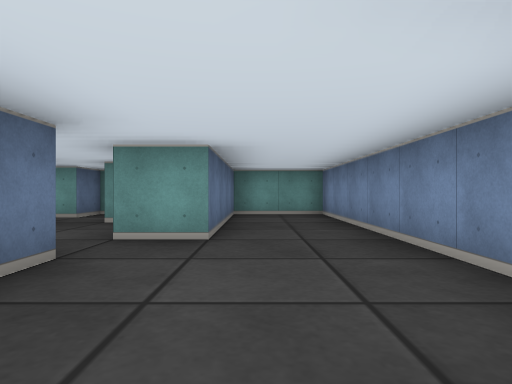
View 1 (above)

16 first-person views from a walk through a cub3D level. The camera is about half as high as the walls, looks level and sees 75° across. The floor is counted in squares. Each view is taken from the middle of a square. On the plan, view 1 faces up. The plan holds only what a view shows up to about 9 squares ahead; the rest is blank.

View 2
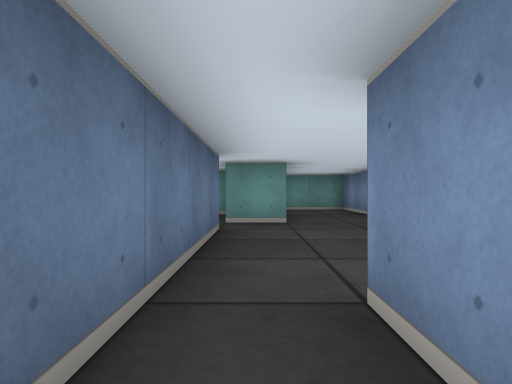

View 3
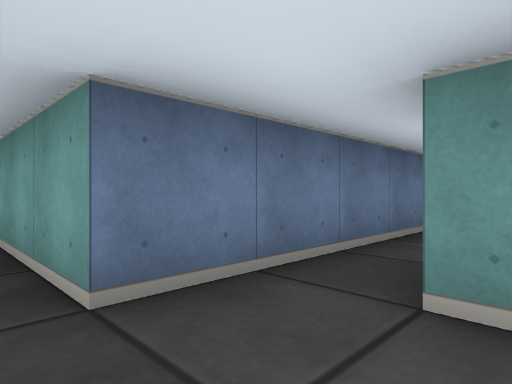

View 4
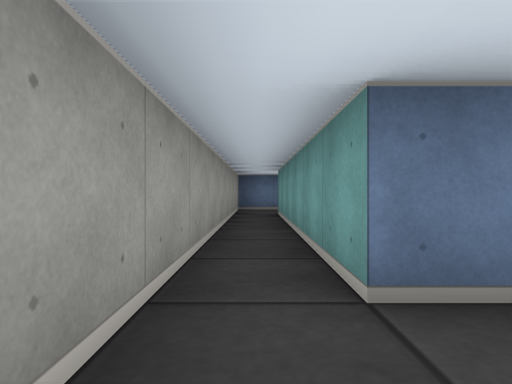

View 5
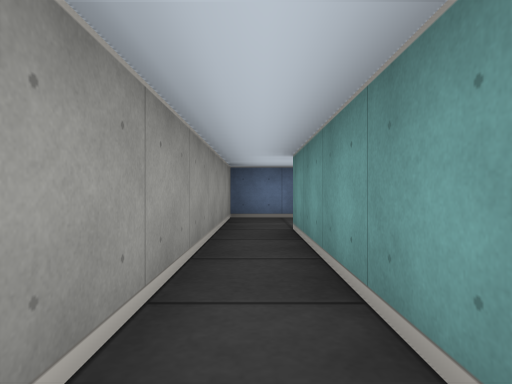

View 6
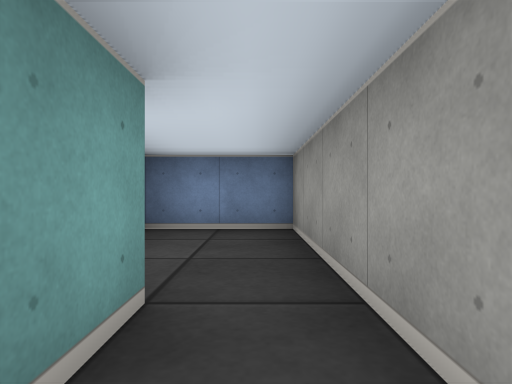

View 7
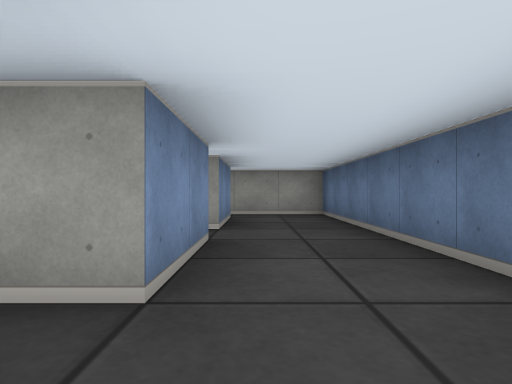

View 8
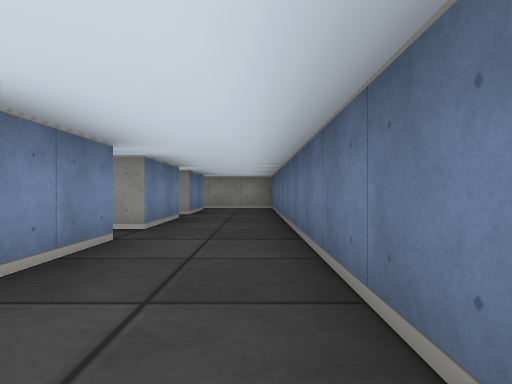

View 9
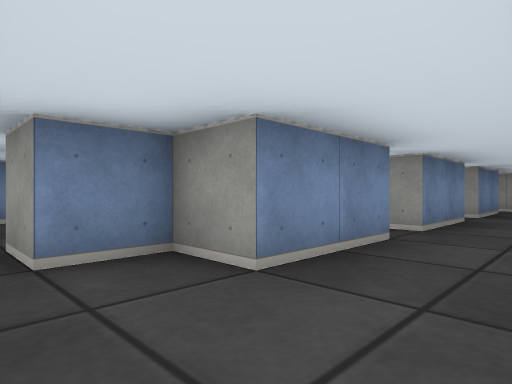

View 10
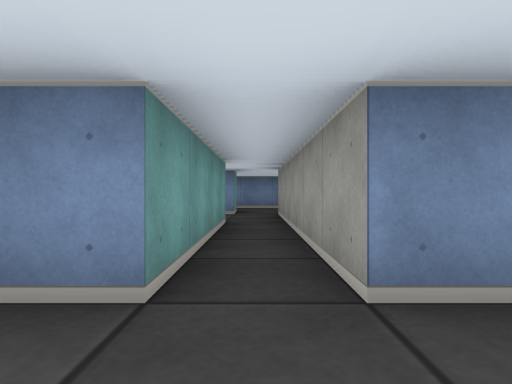

View 11
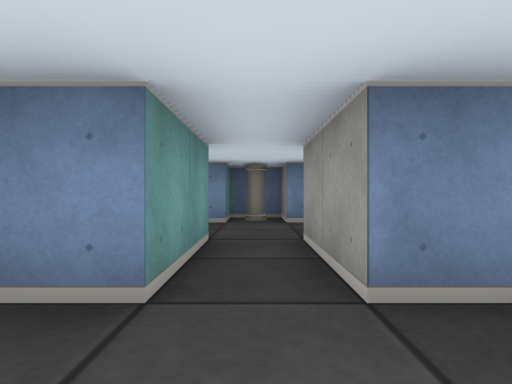

View 12
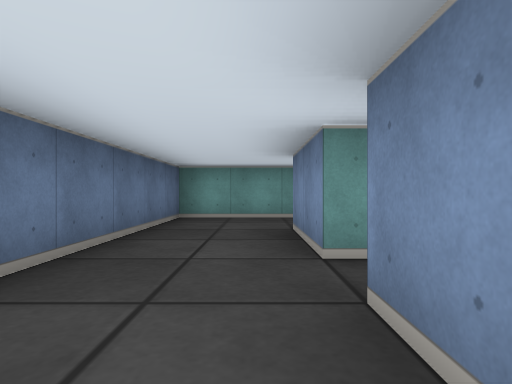

View 13
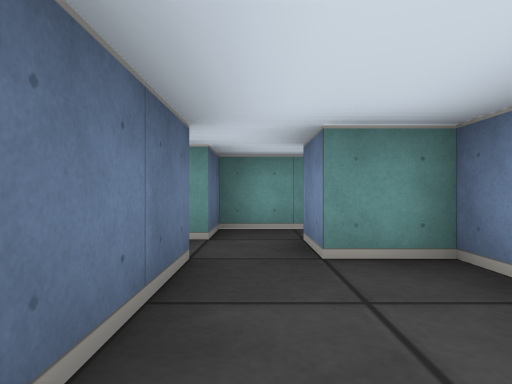

View 14
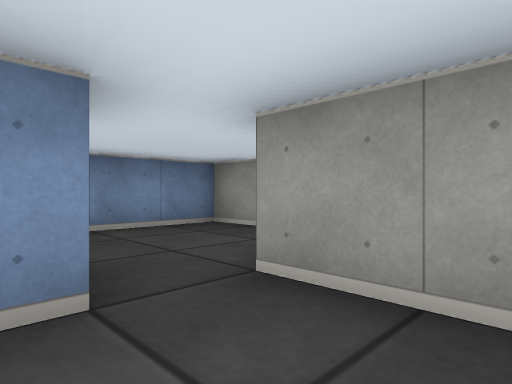

View 15
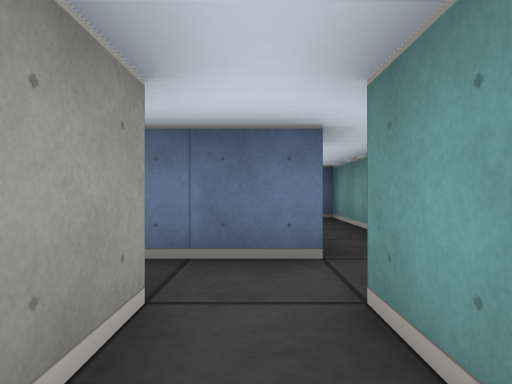

View 16
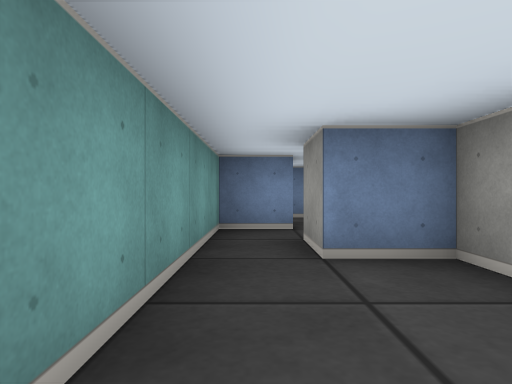

### Floor plan
Points are (right, up) in squares from view 1. A wall is a line through its corners. A room is listed if a view was taken in it or the views show most of it. See-through windows are left out.
Room 1 (view 1)
walls: (-1.5, 2.5) (-1.5, -0.5); (0.5, 0.5) (1.5, 0.5) (1.5, 7.5) (-0.5, 7.5) (-0.5, 3.5) (-1.5, 3.5)
ways out: opening at (-1, -1) to room 2; opening at (-1, 3) to room 5
Room 2 (views 2, 3, 4, 5, 6)
walls: (-1.5, -0.5) (-1.5, -2.5) (-7.5, -2.5) (-7.5, -0.5); (-0.5, -1.4) (-0.5, -0.5); (-9.5, -0.5) (-9.5, -3.5) (1.5, -3.5) (1.5, -1.5)
ways out: opening at (-1, -1) to room 1; opening at (-8.5, -1.5) to room 4
Room 3 (views 7, 8, 9, 10, 16)
walls: (-7.5, 3.5) (-7.5, 5.5) (-6.5, 5.5) (-6.5, 6.5); (-6.5, 7.5) (-9.5, 7.5) (-9.5, 2.5)
ways out: opening at (-8.5, 1.5) to room 4; opening at (-7, 3) to room 5; opening at (-7, 7) to room 7
Room 4 (views 11, 12)
walls: (-9.5, 2.5) (-9.5, -0.5); (-7.5, 0.5) (-7.5, 2.5)
ways out: opening at (-8.5, -1.5) to room 2; opening at (-8.5, 1.5) to room 3; opening at (-6.5, 0) to room 6
Room 5 (views 13, 14, 15)
walls: (-1.5, 3.5) (-1.5, 5.5) (-2.5, 5.5) (-2.5, 6.5); (-4.5, 5.5) (-3.5, 5.5) (-3.5, 3.5) (-7.5, 3.5); (-2.2, 7.5) (-3.5, 7.5) (-3.5, 6.5) (-4.5, 6.5); (-7.5, 2.5) (-1.5, 2.5)
ways out: opening at (-1, 3) to room 1; opening at (-7, 3) to room 3; opening at (-4, 6) to room 7
Room 6 (no view inside)
walls: (-5.5, 0.5) (-7.5, 0.5); (-3.5, -0.5) (-2.5, -0.5) (-2.5, 0.5) (-3.5, 0.5); (-7.5, -0.5) (-5.5, -0.5)
ways out: opening at (-6.5, 0) to room 4
objects: pillar (-3, 0)
Room 7 (no view inside)
walls: (-4.5, 6.5) (-4.5, 7.5) (-6.5, 7.5); (-6.5, 6.5) (-5.5, 6.5) (-5.5, 5.1)
ways out: opening at (-7, 7) to room 3; opening at (-4, 6) to room 5

Where each view was taken, in squares from view 1:
view 1: 0 up, 0 right, facing up
view 2: 2 down, 1 left, facing up
view 3: 3 down, 0 right, facing up-left
view 4: 3 down, 0 right, facing left
view 5: 3 down, 3 left, facing left
view 6: 3 down, 3 left, facing right
view 7: 4 up, 8 left, facing down
view 8: 7 up, 9 left, facing down
view 9: 7 up, 9 left, facing down-right
view 10: 3 up, 9 left, facing right
view 11: 0 up, 9 left, facing right
view 12: 1 up, 8 left, facing up
view 13: 3 up, 3 left, facing up
view 14: 4 up, 3 left, facing down-right
view 15: 6 up, 3 left, facing left
view 16: 7 up, 9 left, facing right
